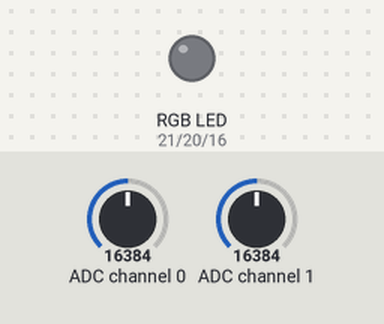
The program below on a simulated Raspberry Pi (BCM pin numbers). Parts: an RGB LED mixed from three pins (HIGH = lit). The test bench sets the inputs (shaded band); at power-on: ADC channel 0 = 16384, ADC channel 1 = 16384 (analog values on the 0–32767 scale). What the program prints to the terminal is not drawn.

Above: at 1.2 s.
1.3 s: ADC channel 0 set to 10040
2.8 s: ADC channel 0 set to 9550
At 3.4 s:
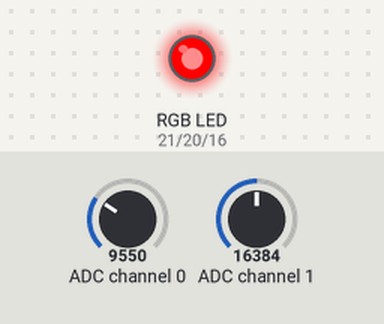
4.3 s: ADC channel 0 set to 28834
At 5.0 s:
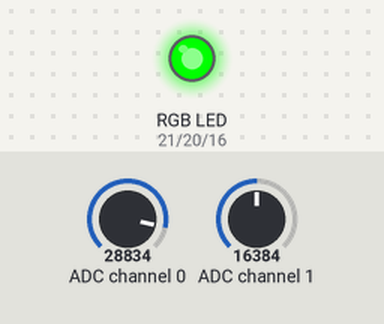
5.8 s: ADC channel 0 set to 23816
7.3 s: ADC channel 0 set to 22704
At 8.3 s:
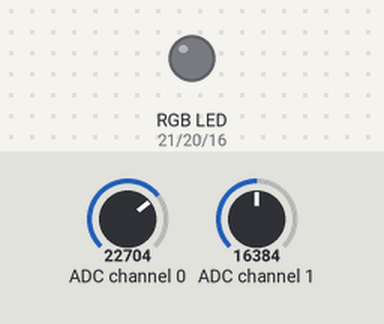
8.8 s: ADC channel 1 set to 10416
10.3 s: ADC channel 1 set to 9342
At 11.6 s:
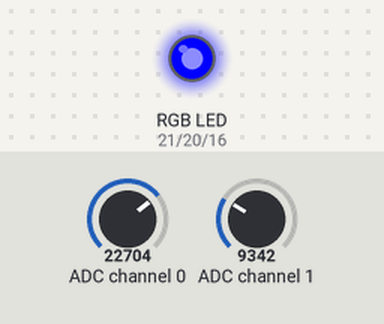
Timing chart, 0 to 12.8 s (numbered marks = the images above; inputs shaded):
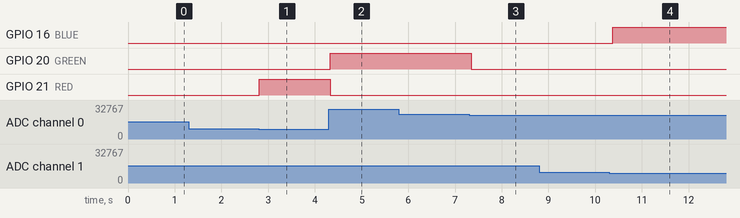

Measured:
- the behaviour switches between 9832 and 9830 on ADC channel 0 (found by bisection; images 0 and 1)
- the behaviour switches between 23272 and 23264 on ADC channel 0 (found by bisection; images 2 and 3)
- the behaviour switches between 9832 and 9830 on ADC channel 1 (found by bisection; images 3 and 4)
- after the input at 1.3 s, every drawn part: stays the same
- after the input at 2.8 s, GPIO 21 (RED): LOW → HIGH at once
- after the input at 4.3 s, GPIO 20 (GREEN): LOW → HIGH at once; GPIO 21 (RED): HIGH → LOW at once
- after the input at 7.3 s, GPIO 20 (GREEN): HIGH → LOW after 0.05 s
- after the input at 8.8 s, every drawn part: stays the same
- after the input at 10.3 s, GPIO 16 (BLUE): LOW → HIGH after 0.08 s

The program:

R68._Joystick_Controlled_RGB_LED.py
```python
"""
Components Used:
1. Raspberry Pi
2. Joystick (X-axis and Y-axis)
3. ADS1115 ADC Module
4. RGB LED (Red, Green, Blue pins)
5. Jumper Wires
6. Breadboard

Install Required Libraries:
pip3 install adafruit-circuitpython-ads1x15 adafruit-blinka numpy --break-system-packages
"""

import time
import board
import busio
import numpy as np
import RPi.GPIO as gpio
import adafruit_ads1x15.ads1115 as ADS
from adafruit_ads1x15.analog_in import AnalogIn

# ---------------- GPIO Setup ----------------
gpio.setmode(gpio.BCM)  # Use BCM numbering

# Define RGB LED pins
RED = 21
GREEN = 20
BLUE = 16

# Set pins as output
gpio.setup(RED, gpio.OUT)
gpio.setup(GREEN, gpio.OUT)
gpio.setup(BLUE, gpio.OUT)

# ---------------- ADS1115 Setup ----------------
i2c = busio.I2C(board.SCL, board.SDA)  # Initialize I2C communication
ads = ADS.ADS1115(i2c)                 # Create ADS1115 object

# Joystick axes connected to ADS channels
x_axis = AnalogIn(ads, 0)  # X-axis (left-right)
y_axis = AnalogIn(ads, 1)  # Y-axis (up-down)

# ---------------- Helper Function ----------------
def turn_off_all():
    """Turn OFF all RGB LED colors"""
    gpio.output(RED, gpio.LOW)
    gpio.output(GREEN, gpio.LOW)
    gpio.output(BLUE, gpio.LOW)

# ---------------- Main Loop ----------------
try:
    while True:
        # Read raw joystick values (0–32767)
        x_raw = x_axis.value
        y_raw = y_axis.value

        # Convert raw values to percentage (0–100)
        x_value = int(np.interp(x_raw, [0, 32767], [0, 100]))
        y_value = int(np.interp(y_raw, [0, 32767], [0, 100]))

        # Print mapped values
        print(f"X: {x_value}% | Y: {y_value}%")

        # Direction control based on joystick position

        if x_value < 30:
            # LEFT → turn ON RED
            turn_off_all()
            gpio.output(RED, gpio.HIGH)
            print("LEFT → RED")

        elif x_value > 70:
            # RIGHT → turn ON GREEN
            turn_off_all()
            gpio.output(GREEN, gpio.HIGH)
            print("RIGHT → GREEN")

        elif y_value < 30:
            # DOWN → turn ON BLUE
            turn_off_all()
            gpio.output(BLUE, gpio.HIGH)
            print("DOWN → BLUE")

        elif y_value > 70:
            # UP → turn ON RED + GREEN (YELLOW)
            turn_off_all()
            gpio.output(RED, gpio.HIGH)
            gpio.output(GREEN, gpio.HIGH)
            print("UP → YELLOW")

        else:
            # CENTER → turn OFF all LEDs
            turn_off_all()
            print("CENTER → ALL OFF")

        time.sleep(0.1)  # Small delay for smooth operation

except KeyboardInterrupt:
    # Clean exit when program is stopped
    print("Exiting...")
    gpio.cleanup()
```
